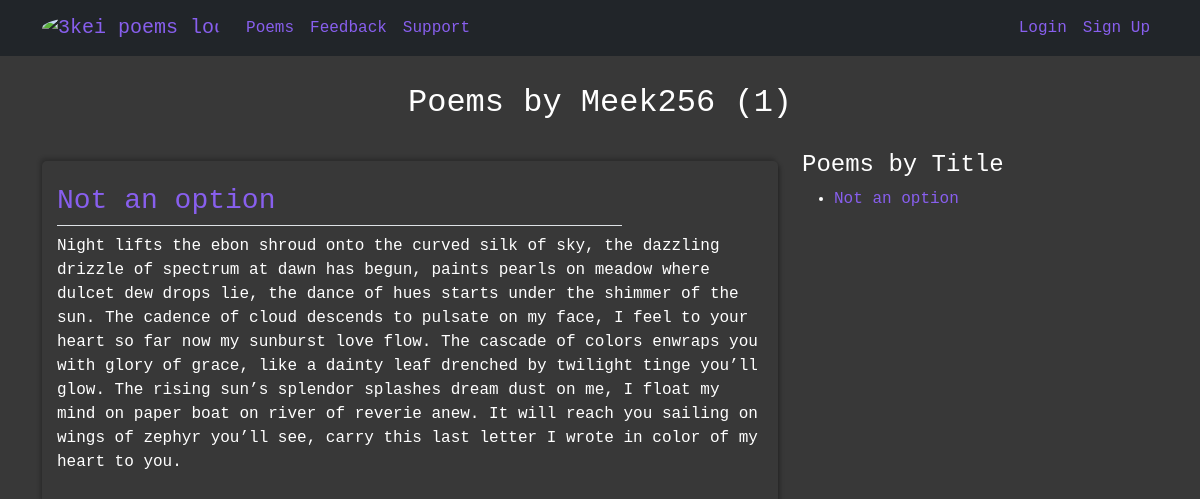
/user/Meek256/, run on the app's committed database.
### quikTasks/models.py (models this page shows, shortened)
class Poem(models.Model):
    title = models.CharField(max_length=100, blank=True, null=True)
    category = models.CharField(max_length=255, null=True, blank=True)
    description = models.TextField(null=True)
    date_created = models.DateTimeField(auto_now_add=True)
    likes = models.IntegerField(default=10)
    author = models.ForeignKey(User, on_delete=models.CASCADE)

### quikTasks/views.py (the view)
# urls.py: path('user/<str:username>/', UserPoemListView.as_view(), name="user-poems"),
class UserPoemListView(ListView):
    model = Poem
    context_object_name = 'poems_list'
    template_name = 'quikTasks/user_poems.html'
    paginate_by = 10
    def get_queryset(self):
        user = get_object_or_404(User, username=self.kwargs.get('username'))
        return Poem.objects.filter(author=user).order_by('-date_created')

### quikTasks/templates/quikTasks/user_poems.html (shortened to what this page needs)
{% extends 'quikTasks/layout.html' %}
{% block content %}
{% if poems_list %}
<div class="container">
   <section class="poet-header">
      <h2>Poems by {{view.kwargs.username}} ({{page_obj.paginator.count}})</h2>
   </section>
   <div class="row">
      <div class="col-md-8">
         {% for poem in poems_list %}
         <article class="poem-section">
            <a href="{% url 'detail' poem.id %}">
               <h3 class="my-2">
                  {{ poem.title }}
               </h3>
            </a>
            <legend class="border-bottom" style="width: 80%;"></legend>
            <p>{{poem.description}}</p>
         </article>
         {% endfor %}
      </div>
      <div class="col-md-4">
         <h4>Poems by Title</h4>
         <ul>
            {% for poem in poems_list %}
            <li class="my-2">
               <a href="{% url 'detail' poem.id %}">
                  {{ poem.title }}
               </a>
            </li>
            {% endfor %}
         </ul>
      </div>
   </div>
</div>
{% endif %}
{% endblock content %}

### quikTasks/static/quikTasks/css/main.css (style rules this page uses)
* { margin: 0; padding: 0; font-family: monospace, Arial, Helvetica, sans-serif; }
body { background-color: #383838; color: #fff !important; }
a { color: #885fee !important; }
.poem-section { margin: 10px 0; padding: 15px; border-radius: 5px; box-shadow: -2px -3px 4px 0 rgba(0, 0, 0, 0.2), 2px 3px 4px 0 rgba(0, 0, 0, 0.3); }
.poet-header { display: grid; place-items: center; min-height: 10vh; padding: 20px; }

### quikTasks/static/quikTasks/css/profile.css (style rules this page uses)
a { text-decoration: none; color: #fff; }

### data on the page
Poem: title "Not an option", description "Night lifts the ebon shroud onto the curved silk of sky, the dazzling drizzle of spectrum at dawn has begun, paints pearls on meadow where dulcet dew drops lie, the dance of hues starts under the shimmer of the sun. The cadence of cloud descends to pulsate on my face, I feel to your heart so far now my sunburst love flow. The cascade of colors enwraps you with glory of grace, like a dainty leaf drenched by twilight tinge you’ll glow. The rising sun’s splendor splashes dream dust on me, I float my mind on paper boat on river of reverie anew. It will reach you sailing on wings of zephyr you’ll see, carry this last letter I wrote in color of my heart to you."

### other printed values
{{ view.kwargs.username }} "Meek256"
{{ page_obj.paginator.count }} "1"
